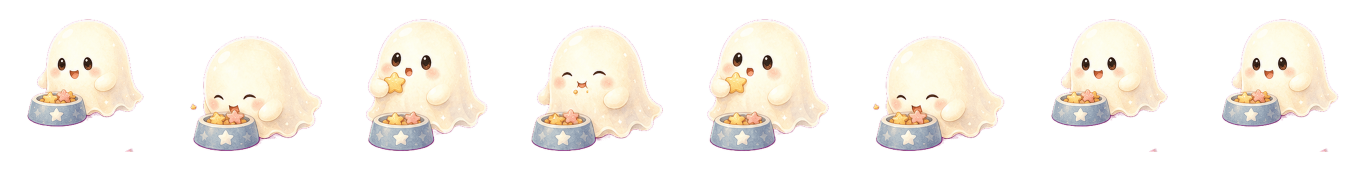
#> input picture assets/runtime/pets/boo/actions/pet_boo_var01_stageC_eat.webp, 4096 x 512 px, given in place of pet_boo_var01_stageA.webp, which was not available (shown at 1/3 size)
$ python build_full_art_review.py out.png
#> lines starting #> are read from the running program, lines starting #| are printed output that depends on the picture; pictures that were not available may be replaced by others from this repository, and a replacement may not be noted
#!/usr/bin/env python3
"""Build a complete, labeled human-review package from current raster assets."""

from __future__ import annotations

import argparse
import csv
import math
from pathlib import Path

from PIL import Image, ImageDraw, ImageFont


ROOT = Path(__file__).resolve().parents[1]
SPECIES = (
    "boo",
    "cat",
    "chameleon",
    "ember",
    "hamster",
    "parrot",
    "rabbit",
    "shiba",
    "snake",
    "starbug",
    "turtle",
    "uni",
)
CHECKER_LIGHT = (255, 253, 248)
CHECKER_DARK = (235, 226, 211)
PAPER = (249, 244, 234)
INK = (78, 61, 49)
BORDER = (207, 190, 166)


def font(size: int) -> ImageFont.FreeTypeFont | ImageFont.ImageFont:
    candidates = (
        Path("/System/Library/Fonts/Supplemental/Arial.ttf"),
        Path("/System/Library/Fonts/Helvetica.ttc"),
    )
    for candidate in candidates:
        if candidate.exists():
            return ImageFont.truetype(str(candidate), size=size)
    return ImageFont.load_default(size=size)


def checker(width: int, height: int, step: int = 24) -> Image.Image:
    image = Image.new("RGB", (width, height), CHECKER_LIGHT)
    draw = ImageDraw.Draw(image)
    for y in range(0, height, step):
        for x in range(0, width, step):
            if (x // step + y // step) % 2:
                draw.rectangle((x, y, x + step - 1, y + step - 1), fill=CHECKER_DARK)
    return image


def contain(source: Image.Image, width: int, height: int) -> Image.Image:
    image = source.convert("RGBA")
    image.thumbnail((width, height), Image.Resampling.LANCZOS)
    canvas = checker(width, height)
    canvas.paste(image, ((width - image.width) // 2, (height - image.height) // 2), image)
    return canvas


def review_tile(path: Path, label: str, width: int = 360, height: int = 410) -> Image.Image:
    art_height = height - 50
    with Image.open(path) as opened:
        art = contain(opened, width, art_height)
    tile = Image.new("RGB", (width, height), PAPER)
    tile.paste(art, (0, 0))
    draw = ImageDraw.Draw(tile)
    draw.rectangle((0, 0, width - 1, art_height - 1), outline=BORDER, width=2)
    draw.text((10, art_height + 12), label, fill=INK, font=font(18))
    return tile


# [60 lines left out: functions save_grid, split_strip, strip_review, save_rows, not called in this run]


def build(output: Path) -> list[tuple[str, str, str]]:
    manifest: list[tuple[str, str, str]] = []

    pet_dir = output / "02-pets-all-species-colors-stages"
    for species in SPECIES:
        tiles: list[Image.Image] = []
        for variant in range(1, 6):
            for stage in "ABCD":
                path = (
                    ROOT
                    / f"assets/runtime/pets/{species}/pet_{species}_var{variant:02d}_stage{stage}.webp"
                )
                label = f"{species} / var{variant:02d} / stage {stage}"
                tile = review_tile(path, label)
#> in review_tile, opened is the input picture: PIL image 4096x512 RGBA; mean R, G, B, A 83.9, 78, 72.1, 86.7
#> in contain, `image.thumbnail((width, height), Image.Resampling.LANCZOS)`:
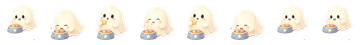
#> image: PIL image 360x45 RGBA; mean R, G, B, A 100.1, 94.1, 88.5, 86.7; transparent parts drawn white
#> in checker, `image = Image.new("RGB", (width, height), CHECKER_LIGHT)`:
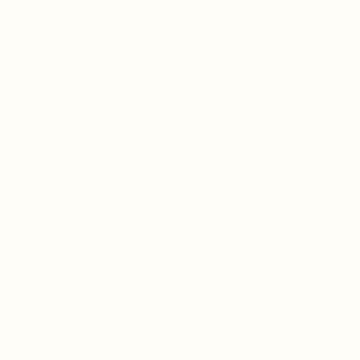
#> image: PIL image 360x360 RGB; mean R, G, B 255, 253, 248
#> in contain, `canvas = checker(width, height)`:
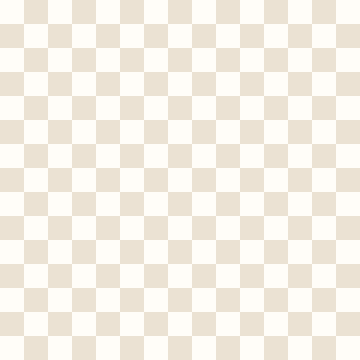
#> canvas: PIL image 360x360 RGB; mean R, G, B 245, 239.6, 229.6
#> in contain, `canvas.paste(image, ((width - image.width) // 2, (height - image.heigh..`:
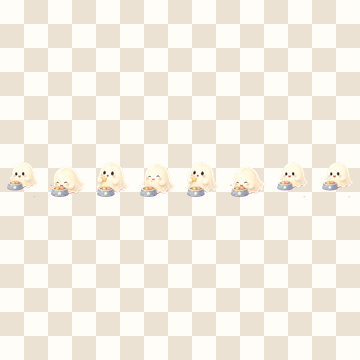
#> canvas: PIL image 360x360 RGB; mean R, G, B 244.8, 239.1, 228.8
#> in review_tile, `tile = Image.new("RGB", (width, height), PAPER)`:
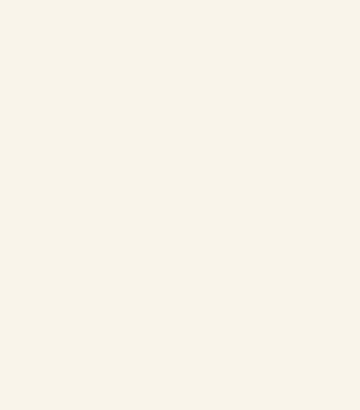
#> tile: PIL image 360x410 RGB; mean R, G, B 249, 244, 234
#> in review_tile, `tile.paste(art, (0, 0))`:
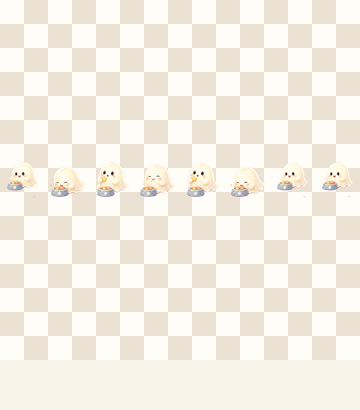
#> tile: PIL image 360x410 RGB; mean R, G, B 245.3, 239.7, 229.4
                tiles.append(tile)
                individual = pet_dir / "individual" / species / f"var{variant:02d}-stage{stage}.png"
                individual.parent.mkdir(parents=True, exist_ok=True)
                tile.save(individual, optimize=True)
                manifest.append(("pet-static", label, str(path.relative_to(ROOT))))
        save_grid(tiles, pet_dir / "contact-sheets" / f"{species}.png", 4)

    action_dir = output / "03-pet-actions-all-frames"
    for species in SPECIES:
        rows: list[Image.Image] = []
        paths = sorted((ROOT / f"assets/art/pets/{species}/actions").glob("*.png"))
        for path in paths:
            label = path.stem.replace(f"pet_{species}_var01_stageC_", "")
            rows.append(strip_review(path, label))
            manifest.append(("pet-action", f"{species}/{label}", str(path.relative_to(ROOT))))
        save_rows(rows, action_dir / f"{species}.png")

    pose_dir = output / "07-postcard-pet-poses"
    for species in SPECIES:
        rows: list[Image.Image] = []
        for path in sorted((ROOT / "assets/art/postcards/poses").glob(f"pc_pose_{species}_*.png")):
            label = path.stem.replace(f"pc_pose_{species}_", "")
            rows.append(review_tile(path, label, width=300, height=350))
            manifest.append(("postcard-pose", f"{species}/{label}", str(path.relative_to(ROOT))))
        save_grid(rows, pose_dir / f"{species}.png", 4)

    visitor_dir = output / "04-yard-visitors" / "asset-review"
    visitor_bases = sorted((ROOT / "assets/art/world/visitors").glob("visitor_*_yard_base.png"))
    base_tiles: list[Image.Image] = []
    portrait_tiles: list[Image.Image] = []
    strip_rows: list[Image.Image] = []
    for base in visitor_bases:
        slug = base.stem.removeprefix("visitor_").removesuffix("_yard_base")
        portrait = base.with_name(f"visitor_{slug}_portrait.png")
        strip = base.with_name(f"visitor_{slug}_yard.png")
        base_tiles.append(review_tile(base, slug, width=300, height=350))
        portrait_tiles.append(review_tile(portrait, slug, width=300, height=350))
        strip_rows.append(strip_review(strip, slug, frame_size=130))
        manifest.extend(
            (
                ("visitor-yard", slug, str(base.relative_to(ROOT))),
                ("visitor-portrait", slug, str(portrait.relative_to(ROOT))),
                ("visitor-animation", slug, str(strip.relative_to(ROOT))),
            )
        )
    save_grid(base_tiles, visitor_dir / "all-yard-masters.png", 5)
    save_grid(portrait_tiles, visitor_dir / "all-portraits.png", 5)
    save_rows(strip_rows, visitor_dir / "all-animation-frames.png")

    revisit_dir = output / "05-returning-friends-all-species-colors"
    for species in SPECIES:
        tiles = []
        for variant in range(1, 6):
            path = ROOT / f"assets/runtime/pets/{species}/pet_{species}_var{variant:02d}_stageD.webp"
            label = f"{species} / returning var{variant:02d}"
            tiles.append(review_tile(path, label))
            manifest.append(("returning-friend", label, str(path.relative_to(ROOT))))
        save_grid(tiles, revisit_dir / f"{species}.png", 5)

    postcard_dir = output / "06-postcards" / "background-art-review"
    postcard_tiles: list[Image.Image] = []
    for path in sorted((ROOT / "assets/art/postcards/backgrounds").glob("*.jpg")):
        label = path.stem.removeprefix("pc_bg_")
        tile = review_tile(path, label, width=420, height=330)
        postcard_tiles.append(tile)
        individual = postcard_dir / "individual" / f"{label}.png"
        individual.parent.mkdir(parents=True, exist_ok=True)
        tile.save(individual, optimize=True)
        manifest.append(("postcard-background", label, str(path.relative_to(ROOT))))
    for index in range(0, len(postcard_tiles), 10):
        save_grid(
            postcard_tiles[index : index + 10],
            postcard_dir / f"backgrounds-{index + 1:02d}-{min(index + 10, len(postcard_tiles)):02d}.png",
            5,
        )

    return manifest


def main() -> int:
    parser = argparse.ArgumentParser()
    parser.add_argument("output", type=Path)
    args = parser.parse_args()
    args.output.mkdir(parents=True, exist_ok=True)
    manifest = build(args.output)
#> in build, `tile = review_tile(path, label)`:
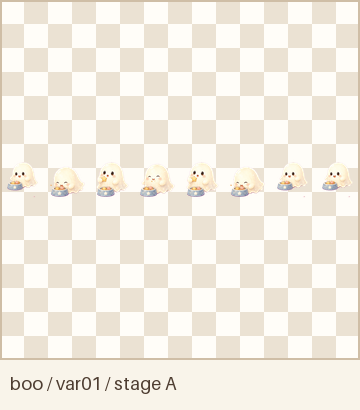
#> tile: PIL image 360x410 RGB; mean R, G, B 243.9, 238, 227.4
    with (args.output / "asset-manifest.csv").open("w", newline="", encoding="utf-8") as handle:
        writer = csv.writer(handle)
        writer.writerow(("domain", "review_label", "source_asset"))
        writer.writerows(manifest)
    print(f"Wrote {len(manifest)} review entries to {args.output}")
    return 0


if __name__ == "__main__":
#> (the run stopped early here; a loop or call above may not have finished)

$ run again, on assets/runtime/pets/chameleon/pet_chameleon_var01_stageC.webp
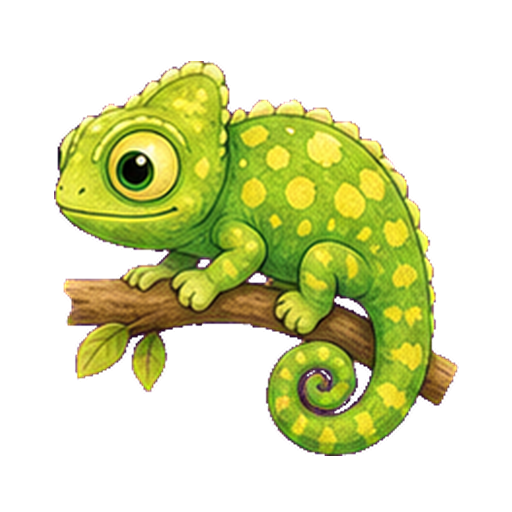
#> input picture assets/runtime/pets/chameleon/pet_chameleon_var01_stageC.webp, 512 x 512 px, given in place of pet_boo_var01_stageA.webp, which was not available
#> in review_tile, opened is the input picture: PIL image 512x512 RGBA; mean R, G, B, A 59.4, 63.3, 19, 93.7
#> in contain, `canvas.paste(image, ((width - image.width) // 2, (height - image.heigh..`:
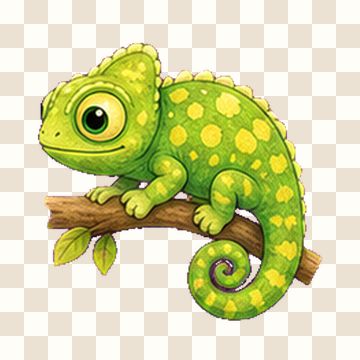
#> canvas: PIL image 360x360 RGB; mean R, G, B 212.5, 213.5, 162.9
#> in build, `tile = review_tile(path, label)`:
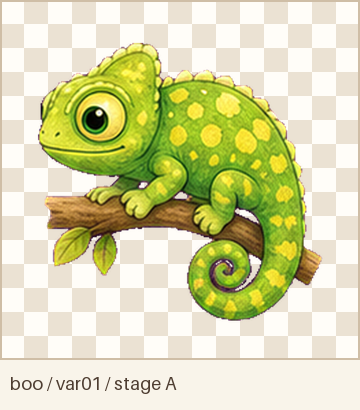
#> tile: PIL image 360x410 RGB; mean R, G, B 215.6, 215.5, 169.6
